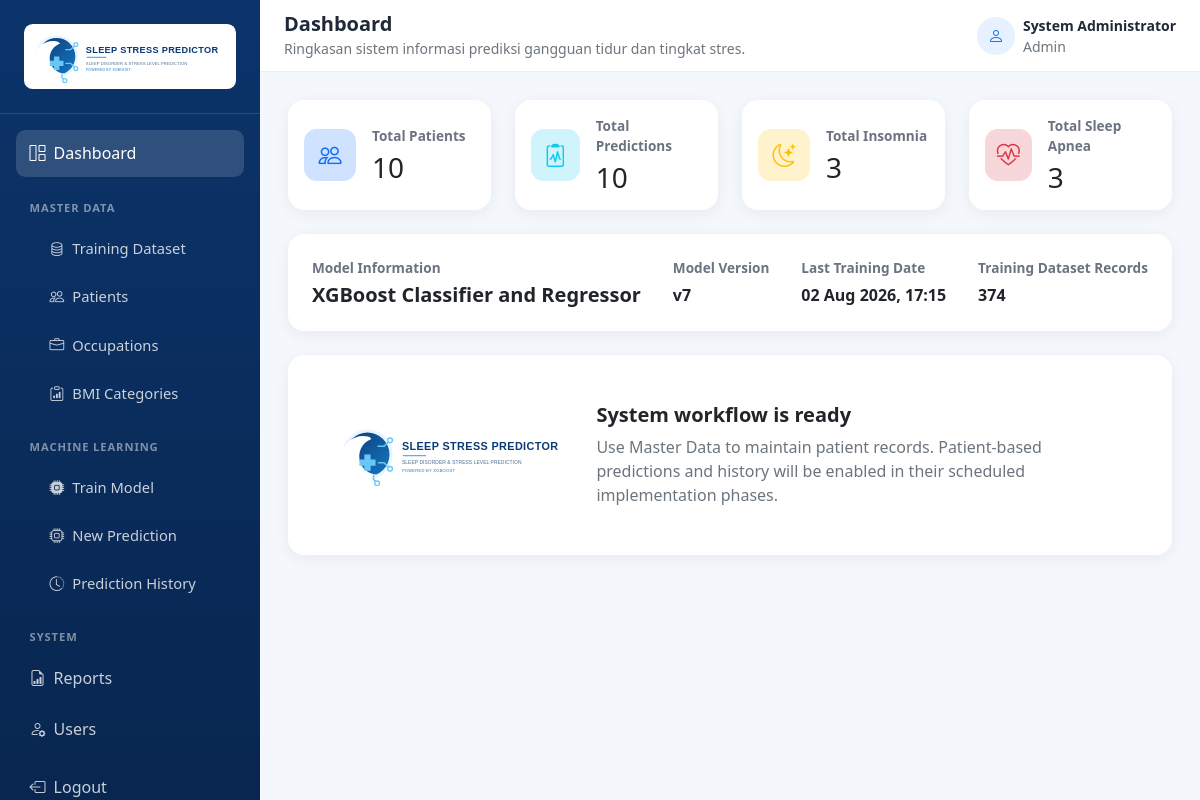
The app's page /dashboard (signed in) with its own data.
### models/database.py (models this page shows)
class User(UserMixin, db.Model):
    __tablename__ = "users"
    id = db.Column(db.Integer, primary_key=True)
    full_name = db.Column(db.String(120), nullable=False)
    username = db.Column(db.String(80), nullable=False, unique=True, index=True)
    password_hash = db.Column(db.String(256), nullable=False)
    role = db.Column(db.String(20), nullable=False, default="Admin")
    created_at = db.Column(db.DateTime, nullable=False, default=jakarta_now)

class ModelMetadata(db.Model):
    __tablename__ = "model_metadata"
    id = db.Column(db.Integer, primary_key=True)
    active_model = db.Column(db.String(150), nullable=False)
    model_version = db.Column(db.String(20), nullable=False)
    last_training_date = db.Column(db.DateTime, nullable=True)

### routes/system.py (the view)
@system_bp.get("/dashboard")
@login_required
def dashboard():
    metrics = {
        "patients": Patient.query.count(),
        "predictions": PredictionHistory.query.count(),
        "insomnia": PredictionHistory.query.filter_by(sleep_disorder="Insomnia").count(),
        "sleep_apnea": PredictionHistory.query.filter_by(sleep_disorder="Sleep Apnea").count(),
        "training_dataset_records": TrainingDatasetRecord.query.count(),
    }
    return render_template(
        "dashboard/index.html",
        metrics=metrics,
        model_metadata=db.session.get(ModelMetadata, 1),
    )

### app.py (called while the page is built)
@login_manager.user_loader
def load_user(user_id):
    return db.session.get(User, int(user_id))

### templates/dashboard/index.html (shortened to what this page needs)
{% extends "base.html" %}
{% block page_title %}Dashboard{% endblock %}
{% block page_subtitle %}Ringkasan sistem informasi prediksi gangguan tidur dan tingkat stres.{% endblock %}
{% block content %}
<div class="row g-4 mb-4">
  {% for label, value, icon, color in [('Total Patients', metrics.patients, 'people', 'primary'), ('Total Predictions', metrics.predictions, 'clipboard2-pulse', 'info'), ('Total Insomnia', metrics.insomnia, 'moon-stars', 'warning'), ('Total Sleep Apnea', metrics.sleep_apnea, 'heart-pulse', 'danger')] %}
  <div class="col-sm-6 col-xl-3"><div class="card dashboard-card h-100 border-0"><div class="card-body d-flex align-items-center gap-3"><div class="metric-icon bg-{{ color }}-subtle text-{{ color }}"><i class="bi bi-{{ icon }}"></i></div><div><p class="metric-label mb-1">{{ label }}</p><h3 class="mb-0">{{ value }}</h3></div></div></div></div>
  {% endfor %}
</div>
<div class="card border-0 dashboard-card mb-4"><div class="card-body p-4"><div class="d-flex justify-content-between align-items-center flex-wrap gap-3"><div><p class="metric-label mb-1">Model Information</p><h5 class="fw-bold mb-0">{{ model_metadata.active_model if model_metadata else 'No active model' }}</h5></div><div><p class="metric-label mb-1">Model Version</p><strong>{{ model_metadata.model_version if model_metadata else '-' }}</strong></div><div><p class="metric-label mb-1">Last Training Date</p><strong>{{ model_metadata.last_training_date.strftime('%d %b %Y, %H:%M') if model_metadata and model_metadata.last_training_date else '-' }}</strong></div><div><p class="metric-label mb-1">Training Dataset Records</p><strong>{{ metrics.training_dataset_records }}</strong></div></div></div></div>
<div class="card border-0 dashboard-card"><div class="card-body p-4 p-lg-5"><div class="d-flex align-items-center gap-4"><img src="{{ url_for('static', filename='img/logo.svg') }}" alt="Sleep Stress Predictor" class="dashboard-logo"><div><h5 class="fw-bold">System workflow is ready</h5><p class="text-secondary mb-0">Use Master Data to maintain patient records. Patient-based predictions and history will be enabled in their scheduled implementation phases.</p></div></div></div></div>
{% endblock %}

### templates/base.html (shortened to what this page needs)
<!DOCTYPE html>
<html lang="id">
<head>
  <link href="https://cdn.jsdelivr.net/npm/bootstrap@5.3.0/dist/css/bootstrap.min.css" rel="stylesheet">
  <link rel="stylesheet" href="https://cdn.jsdelivr.net/npm/bootstrap-icons@1.11.1/font/bootstrap-icons.css">
  <link rel="stylesheet" href="https://cdn.datatables.net/1.13.8/css/dataTables.bootstrap5.min.css">
  <link rel="stylesheet" href="{{ url_for('static', filename='css/dashboard.css') }}">
</head>
<body class="dashboard-body">
  <aside class="app-sidebar">
    <a class="sidebar-brand" href="{{ url_for('system.dashboard') }}"><img src="{{ url_for('static', filename='img/logo.svg') }}" alt="Sleep Stress Predictor" class="sidebar-logo"></a>
    <nav class="sidebar-nav nav flex-column">
      <a class="nav-link {% if request.endpoint == 'system.dashboard' %}active{% endif %}" href="{{ url_for('system.dashboard') }}"><i class="bi bi-grid-1x2 me-2"></i>Dashboard</a>
      <div class="nav-label">Master Data</div><div class="submenu">
        <a class="nav-link" href="{{ url_for('training_dataset.index') }}"><i class="bi bi-database me-2"></i>Training Dataset</a>
        <a class="nav-link" href="{{ url_for('master_data.patients') }}"><i class="bi bi-people me-2"></i>Patients</a>
        <a class="nav-link" href="{{ url_for('master_data.occupations') }}"><i class="bi bi-briefcase me-2"></i>Occupations</a>
        <a class="nav-link" href="{{ url_for('master_data.bmi_categories') }}"><i class="bi bi-clipboard-data me-2"></i>BMI Categories</a>
      </div>
      <div class="nav-label">Machine Learning</div><div class="submenu">
        <a class="nav-link" href="{{ url_for('train') }}"><i class="bi bi-cpu-fill me-2"></i>Train Model</a>
        <a class="nav-link" href="{{ url_for('prediction.new_prediction') }}"><i class="bi bi-cpu me-2"></i>New Prediction</a>
        <a class="nav-link" href="{{ url_for('prediction.history') }}"><i class="bi bi-clock-history me-2"></i>Prediction History</a>
      </div>
      <div class="nav-label">System</div>
      <a class="nav-link" href="{{ url_for('reports.index') }}"><i class="bi bi-file-earmark-bar-graph me-2"></i>Reports</a>
      {% if current_user.role == 'Admin' %}<a class="nav-link" href="{{ url_for('users.index') }}"><i class="bi bi-person-gear me-2"></i>Users</a>{% endif %}
      <form method="post" action="{{ url_for('auth.logout') }}" class="mt-2"><button class="sidebar-logout" type="submit"><i class="bi bi-box-arrow-left me-2"></i>Logout</button></form>
    </nav>
  </aside>
  <main class="app-main">
    <header class="app-topbar d-flex justify-content-between align-items-center px-4">
      <div><h5 class="mb-0 fw-bold">{% block page_title %}Sleep Stress Predictor{% endblock %}</h5><small class="text-secondary">{% block page_subtitle %}{% endblock %}</small></div>
      <div class="d-flex align-items-center gap-2"><span class="user-avatar"><i class="bi bi-person"></i></span><div class="small"><strong class="d-block">{{ current_user.full_name }}</strong><span class="text-secondary">{{ current_user.role }}</span></div></div>
    </header>
    <section class="page-content">
      {% block content %}{% endblock %}
    </section>
  </main>
</body>
</html>

### static/css/dashboard.css (style rules this page uses)
:root { --sidebar-width: 260px; --brand-blue: #0d6efd; }
body.dashboard-body { background: #f4f7fb; color: #1f2937; }
.app-sidebar { background: linear-gradient(180deg, #0c346b 0%, #08264f 100%); min-height: 100vh; position: fixed; inset: 0 auto 0 0; width: var(--sidebar-width); z-index: 1040; }
.sidebar-brand { color: #fff; font-weight: 700; font-size: 1.2rem; text-decoration: none; display: block; padding: 1.5rem; border-bottom: 1px solid rgba(255,255,255,.12); }
.sidebar-logo { background: #fff; border-radius: .55rem; display: block; height: auto; padding: .35rem; width: 100%; }
.dashboard-logo { height: auto; max-width: 245px; width: 30%; }
.sidebar-nav { padding: 1rem; }
.sidebar-nav .nav-link { color: rgba(255,255,255,.78); border-radius: .6rem; padding: .72rem .85rem; margin-bottom: .2rem; font-weight: 500; }
.sidebar-nav .nav-link:hover,.sidebar-nav .nav-link.active { background: rgba(255,255,255,.15); color: #fff; }
.sidebar-nav .nav-label { color: rgba(255,255,255,.48); font-size: .7rem; font-weight: 700; letter-spacing: .08em; margin: 1.25rem .85rem .55rem; text-transform: uppercase; }
.sidebar-nav .submenu .nav-link { font-size: .92rem; padding-left: 2.1rem; }
.sidebar-logout { background: transparent; border: 0; color: rgba(255,255,255,.78); padding: .72rem .85rem; text-align: left; width: 100%; }
.app-main { margin-left: var(--sidebar-width); min-height: 100vh; }
.app-topbar { background: #fff; border-bottom: 1px solid #e7edf5; min-height: 72px; }
.page-content { padding: 1.75rem; }
.dashboard-card { border-radius: 1rem; box-shadow: 0 .25rem 1rem rgba(31,41,55,.06); }
.metric-icon { align-items: center; border-radius: .8rem; display: inline-flex; font-size: 1.45rem; height: 52px; justify-content: center; width: 52px; }
.metric-label { color: #6b7280; font-size: .85rem; font-weight: 600; }
.user-avatar { background: #e8f1ff; border-radius: 50%; color: var(--brand-blue); display: inline-flex; height: 38px; align-items: center; justify-content: center; width: 38px; }

### records on screen
User: full_name "System Administrator", role "Admin"
ModelMetadata: active_model "XGBoost Classifier and Regressor", model_version "v7", last_training_date "02 Aug 2026, 17:15"

### other values on screen
{{ label }} "Total Patients" "Total Predictions" "Total Insomnia" "Total Sleep Apnea"
{{ value }} "10" "10" "3" "3"
{{ metrics.training_dataset_records }} "374"
